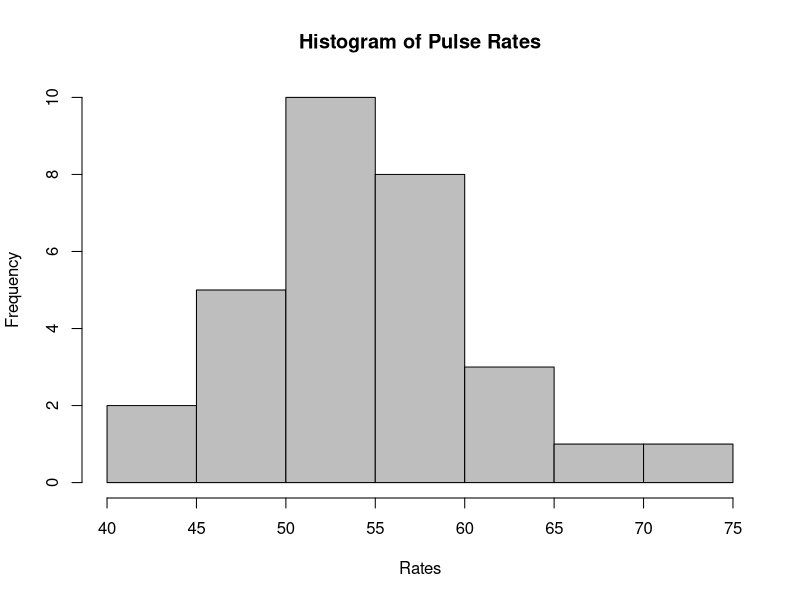
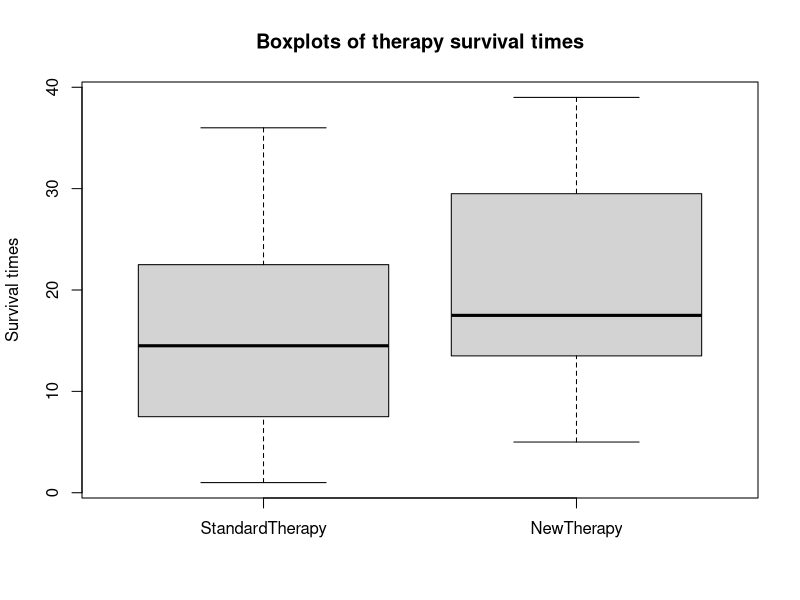

These figures' R source, in order:
## ---- chunk 1
#Retain (and do not edit) this code chunk!!!
library(knitr)
knitr::opts_chunk$set(echo = FALSE)
knitr::opts_chunk$set(message = FALSE)
## ---- chunk 2
library(dplyr)
## ---- chunk 3
#Q1A
pulse <- read.csv("ex3-34.txt", quote="'")
str(pulse)
hist(pulse$rates, col = "grey", main="Histogram of Pulse Rates", xlab="Rates")

## ---- chunk 4
#Q1B
pulserate_stats <- pulse %>%
  summarize("Pulse rate mean" = mean(rates),
            "Pulse rate median" = median(rates))
kable(pulserate_stats)
## ---- chunk 5
#Q2A
survival <- read.csv("ex3-7.txt", quote="'")
str(survival)
boxplot(survival, main="Boxplots of therapy survival times", ylab="Survival times")

## ---- chunk 6
#Q2B
#Standard therapy
ST <- survival %>%
  summarize("Standard therapy mean"= mean(StandardTherapy),
            "Standard therapy SD" = sd(StandardTherapy))

#New therapy
NT <- survival %>%
  summarize("New therapy mean"= mean(NewTherapy),
            "New therapy SD" = sd(NewTherapy))

kable(ST)
kable(NT)
